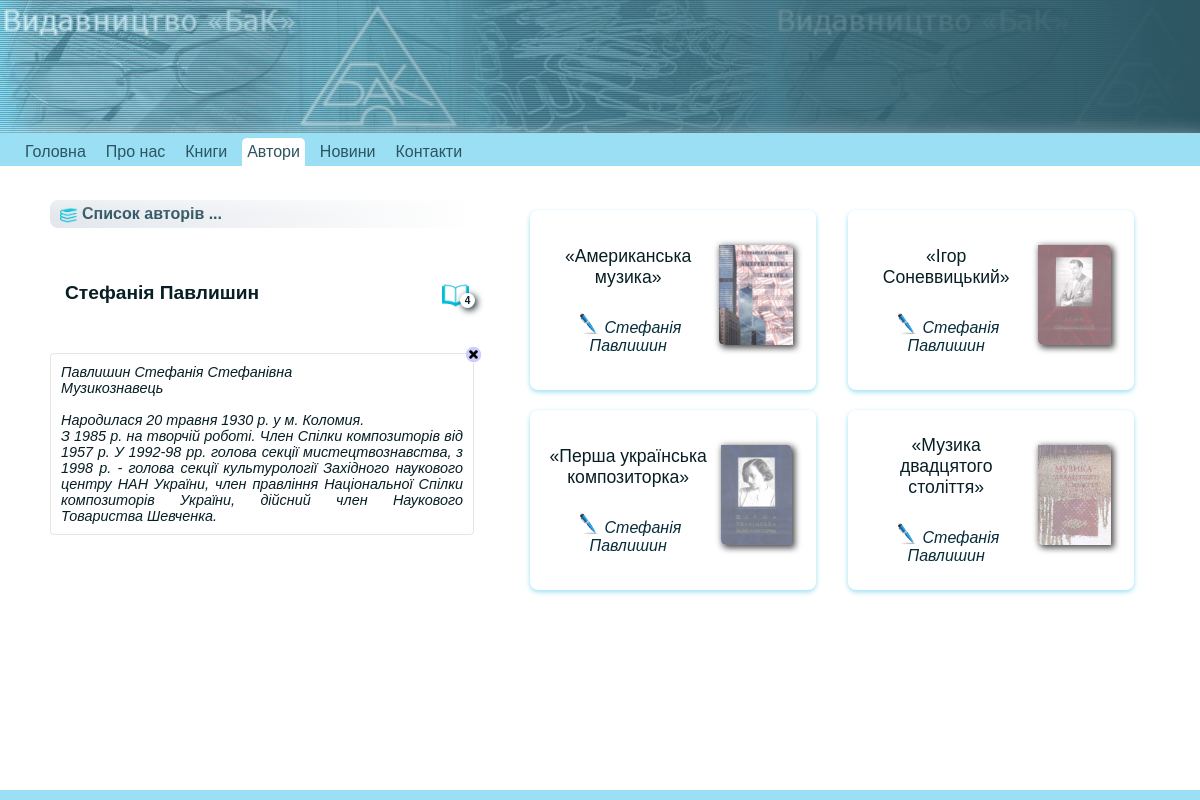
The page /authors/index.php?author=39 on the database its author committed.
### tables this page shows
CREATE TABLE `books` (
  `book_id` int(11) unsigned NOT NULL AUTO_INCREMENT,
  `book` varchar(100) DEFAULT '',
  `describe` mediumtext,
  `folder` int(11) DEFAULT '0',
  `created` date DEFAULT '0000-00-00',
  `modified` date DEFAULT '0000-00-00',
  `hits` int(11) unsigned DEFAULT '0',
  `picture` varchar(50) DEFAULT NULL,
  `price` int(4) DEFAULT NULL,
  `available` set('0','1','') DEFAULT '',
  `deleted` tinyint(1) unsigned DEFAULT '0',
  PRIMARY KEY (`book_id`)
);

### authors/index.php (called while the page is built, shortened)
<?
$view_file = 'authors_view';
require_once "../template/template.php";
?>

### template/authors_view.php (the view, shortened to what this page needs)
<!DOCTYPE html>
<?
    $current_author = $_GET['author'];
    $where = $current_author ? "where author_id={$current_author}":'';
    $selectauthors = "select *, count(*) as cnt from
    (select distinct bookauthor.book, bookauthor.author, authors.author_id, authors.author as authorname, `authors`.describe, `authors`.photo from bookauthor left join authors on bookauthor.author=author_id)
    as s1
    {$where}
    group by author
    order by cnt desc";
    $query = mysql_query($selectauthors);
    $authors = array();
    while ($cRecord = mysql_fetch_assoc($query)) {
        if ($cRecord['author_id'] == $current_author) array_unshift($authors, $cRecord); else {
            $authors[] = $cRecord;
        }
    }
    $query = mysql_query("SELECT DISTINCT
    bookauthor.book,
    books.book,
    books.book_id,
    bookauthor.author AS authorID,
    books.`describe`,
    books.price,
    books.available,
    books.picture,
    folders.folder,
    folders.folder_id
    FROM bookauthor
        LEFT JOIN books ON bookauthor.book = books.book_id
            LEFT JOIN folders ON folders.folder_id = books.folder
    ");
    $books = array();
    while ($cRecord = mysql_fetch_assoc($query)) {
        $books[] = $cRecord;
    }
    $query = mysql_query("SELECT bookauthor.bookauthor_id, bookauthor.book,  authors.author FROM bookauthor LEFT JOIN authors on bookauthor.author = authors.author_id order by bookauthor.book");
    $bookauthors = array();
    while ($cRecord = mysql_fetch_assoc($query)) {
        $bookauthors[] = $cRecord;
    }
    for ($n=0; $n < count($books); $n++) {
        foreach($bookauthors as $key=>$value) {
            if ($books[$n]['book_id'] == $value['book']) $books[$n]['assemble'] .= $value['author'].', ';
        }
        $books[$n]['assemble'] = substr($books[$n]['assemble'], 0, strlen($books[$n]['assemble']) - 2);
    }
    echo "<div id='authors-books'>";
    echo "<ul id='author-list'>";
    if ($current_author) echo "<a id='folder-list' class='visible' href='.'><img src='../assets/img/books2.png'>Список авторів ...</a>";
    foreach($authors as $key=>$value) {
        $photo = "<span class='author-photo'></span>";
        $active_item = '';
        if ($value['author_id']==$current_author) $active_item = 'active-item';
        $btns = '';
        echo
        "<li class='author'>".
        "{$btns}".
            "<a href='?author={$value['author_id']}' id='books-by-author' class='{$active_item}{$active_class}'>".
                "<span class='author-name '>{$describe}{$value['authorname']}</span>".
                "{$photo}".
            "<span class='books-by-author'>".
                "<img class='books click' src='../assets/img/openbook.png' class='click' >".
                "<span class='bage click'>{$value['cnt']}</span>".
            "</span>".
            "</a>".
            "</li>";
            if ($value['author_id'] == $current_author  && $value['describe'])
            echo
            "<p id='describe-text{$value['author_id']}' class='describe-text'>{$value['describe']}
            <img id='close-author-describe' class='close' src='../assets/img/close2.png'>
            </p>";
    }
    echo "</ul>";
    echo "<div class='book-right'>";
    if (isset($books)) {
        $photo_folder = BOOK_PHOTO_FOLDER;
        foreach($books as $key=>$value){
        if ($value['authorID'] == $current_author)
    {
                $root = ROOTFOLDER;
                $price = $value['price'] ? "Ціна: {$value['price']} грн" : '';
                $available = $value['available'] ? "Наявність: Так" : 'Наявність: Ні';
                $writer = $value['assemble'] ? "<img class='writer' src='../assets/img/pen.png'> {$value['assemble']}" : '';
                $book_picture = $value['picture'] != '' ? "<img src='{$photo_folder}{$value['picture']}'>" : '';
                echo "<div class='book-item' data-book='{$value['book_id']}'>
                <div>
                <span class='book-name'>&laquo;{$value['book']}&raquo; </span>
                <span class='book-author'> {$writer} </span>
                <span class='book-folder'>
                    <a href='{$root}/books/?folder={$value['folder_id']}&book={$value['book_id']}' title='Перейти до розділу {$value['folder']}'>
                        <img class='writer' src='../assets/img/books2.png'>{$value['folder']}
                    </a>
                </span>
                <span class='book-describe'>{$value['describe']}</span>
                </div>
                <span class='img'> {$book_picture} </span>
                <span class='book-describe'>{$price} </span>
                <span class='book-describe'>{$available}</span>
                </div>";
            }
            }
        }
    echo "</div>";
    echo "</div>";
?>

### template/template.php (shortened to what this page needs)
<?
	$nav_array = array(
		array(
		"name"=>"Головна",
		"path"=>ROOTFOLDER,
		"file"=>"main_view"),
		array (
			"name"=>"Про нас",
			"path"=>ROOTFOLDER."about",
			"file"=>"about_view"),
		array (
			"name"=>"Книги",
			"path"=>ROOTFOLDER."books",
			"file"=>"book_view"),
		array (
			"name"=>"Автори",
			"path"=>ROOTFOLDER."authors",
			"file"=>"authors_view"),
		array (
			"name"=>"Новини",
			"path"=>ROOTFOLDER."news",
			"file"=>"news_view"),
		array (
			"name"=>"Контакти",
			"path"=>ROOTFOLDER."contacts",
			"file"=>"contacts_view"),
		);
?>
<html lang="uk">
<head>
	<link rel="stylesheet" href="<?=ROOTFOLDER?>assets/styles.css">
	<link rel="stylesheet" href="<?=ROOTFOLDER?>assets/explorer.css">
</head>
<body class="bak-project">
	<header>
		<div class="logo">
		<div class="logo-gradient"></div>
		</div>
	<nav>
		<?
		foreach($nav_array as $key=>$value) {
			$attr = ($view_file == $value['file']) ? 'class="nav-active"' : '';
			echo "<a href='{$value['path']}' {$attr}>{$value['name']}</a>";
		}
		?>
	</nav>
	</header>
	<main>
		<?
			include $view_file.".php";
		?>
	</main>
	<footer>
	</footer>
</body>
</html>

### rows shown on the page
books: book "Американська музика", assemble "Стефанія Павлишин", picture (picture)
books: book "Ігор Соневвицький", assemble "Стефанія Павлишин", picture (picture)
books: book "Перша українська композиторка", assemble "Стефанія Павлишин", picture (picture)
books: book "Музика двадцятого століття", assemble "Стефанія Павлишин", picture (picture)

### other values the page prints
$value['name'] "Головна"
$value['name'] "Про нас"
$value['name'] "Книги"
$value['name'] "Автори"
$value['name'] "Новини"
$value['name'] "Контакти"
$value['authorname'] "Стефанія Павлишин"
$value['cnt'] "4"
